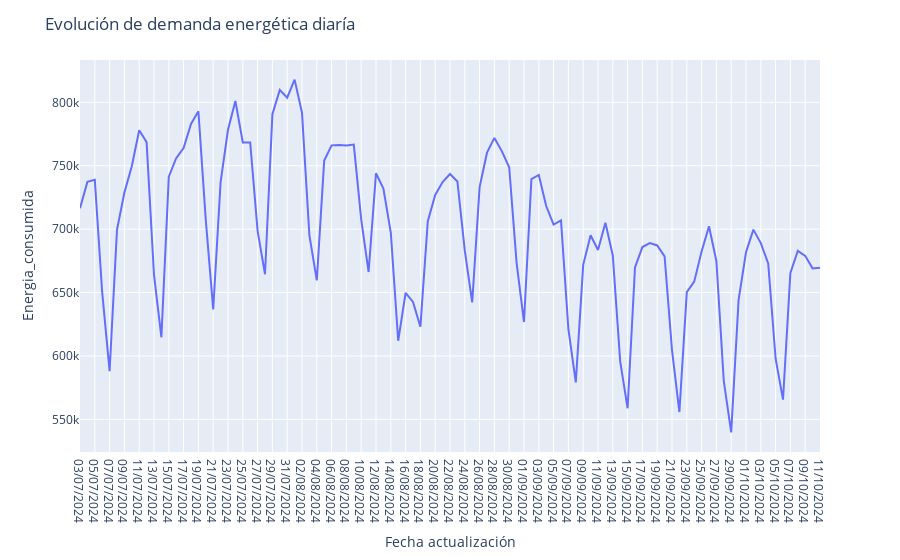

Notebook code cell kept with this figure:
### Code cell
fig_demanda = px.line(data_frame = df_demanda,
        x = 'Fecha actualización',
        y = 'Energia_consumida'
)

fig_demanda.update_layout(title = 'Evolución de demanda energética diaría')

fig_demanda.show()
